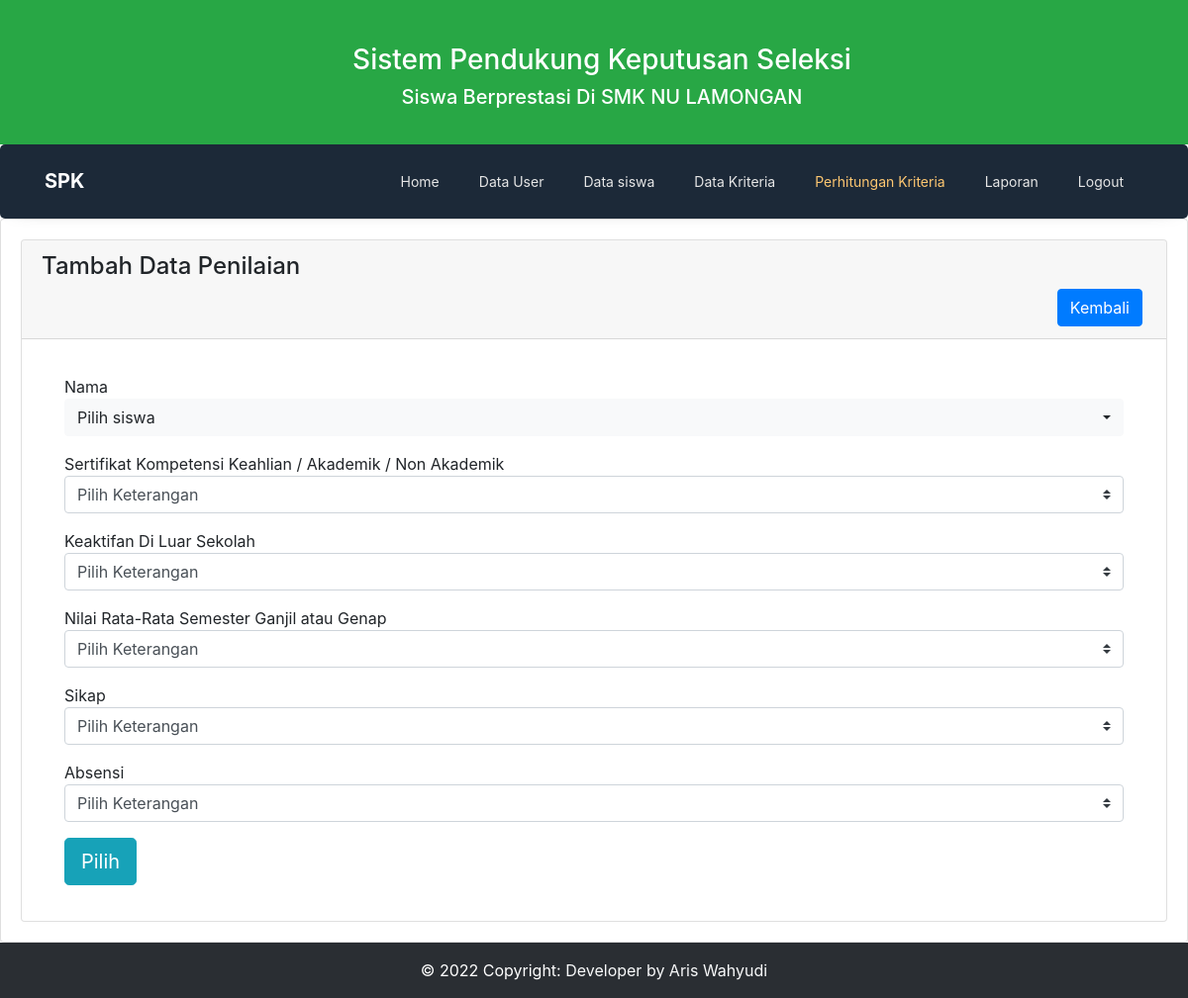
/hitung/add.php, run on the app's committed database.
### tables this page shows
CREATE TABLE `dt_kriteria` (
  `kd_kriteria` int(11) NOT NULL,
  `id_kriteria` varchar(10) NOT NULL,
  `sifat` enum('Benefit','Cost','','') NOT NULL,
  `bobot` float NOT NULL
);

CREATE TABLE `kriteria` (
  `id_kriteria` varchar(10) NOT NULL,
  `nama_kriteria` varchar(100) NOT NULL
);

### hitung/add.php (the view, shortened to what this page needs)
<?php
include_once('header.php');
?>
<div class="card">
    <div class="card-body">
        <div class="row ">
            <div class="col-12">
                <div class="card">
                    <div class="card-header">
                        <h4>Tambah Data Penilaian</h4>
                        <div class="card-header-action text-right">
                            <a href="index.php" class="btn btn-primary btn-action btn-xs mr-1" title="kembali"><span>Kembali</span></a>
                        </div>
                    </div>
                    <div class="container">
                        <div class="row align-items-center">
                            <div class="col">
                                <div class="card-body">
                                    <form action="" enctype="multipart/form-data" method="POST">
                                        <div class="form-group">
                                            <div class="section-title mt-3">Nama</div>
                                            <div class="input-group mb-2">
                                                <select class="selectpicker form-control" data-live-search="true" id="kdsiswa" name="kdsiswa" required>
                                                    <option disabled selected> Pilih siswa</option>
                                                </select>
                                            </div>
                                        </div>
                                        <?php
                                        $sql = mysqli_query($con, "SELECT * FROM `dt_kriteria` AS u INNER JOIN kriteria AS k ON  u.id_kriteria=k.id_kriteria");
                                        $i = 1;
                                        while ($row = mysqli_fetch_array($sql)) {
                                            $i++
                                        ?>
                                            <div class="form-group">
                                                <div class="section-title mt-3"><?= $row['nama_kriteria'] ?></div>
                                                <div class="input-group mb-2">
                                                    <select class="custom-select" id="nilai" name="nilai-<?= $i ?>" required>
                                                        <option disabled selected> Pilih Keterangan</option>
                                                    </select>
                                                </div>
                                            <?php
                                        }
                                            ?>
                                            </div>
                                            <div class="form-group">
                                                <input type="submit" name="simpan" class="btn btn-info btn-lg" value="Pilih">
                                            </div>
                                    </form>
                                </div>
                            </div>
                        </div>
                    </div>
                </div>
            </div>
        </div>
    </div>
</div>
<?php
include_once('footer.php');
?>

### data on the page
dt_kriteria: id_kriteria.nama_kriteria "Sertifikat Kompetensi Keahlian / Akademik / Non Akademik"
dt_kriteria: id_kriteria.nama_kriteria "Keaktifan Di Luar Sekolah"
dt_kriteria: id_kriteria.nama_kriteria "Nilai Rata-Rata Semester Ganjil atau Genap"
dt_kriteria: id_kriteria.nama_kriteria "Sikap"
dt_kriteria: id_kriteria.nama_kriteria "Absensi"
